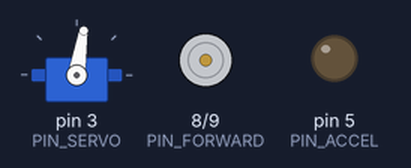
Recording of a sketch running on a simulated Arduino Leonardo, built with avr-gcc and run on an emulated ATmega32U4. Shown: servo, motor-driver pin pairs drawn as motors (green arrow = first pin HIGH = forward, orange = second pin HIGH = backward, longer = more drive), output pins drawn as LEDs (lit = HIGH).

Above: at 0.05 s.
At 5.25 s:
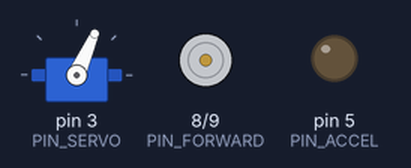
At 5.6 s:
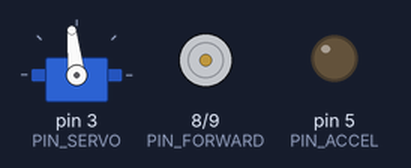
At 6.4 s:
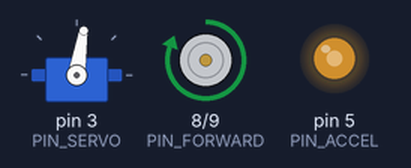
Timing chart, 0 to 8.3 s (numbered marks = the images above):
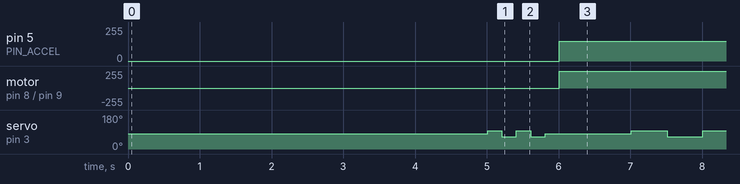

Measured:
- by itself, pin 5 (PIN_ACCEL): alternates 150/255 for 4.4 s and 0/255 for 2.0 s
- by itself, servo on pin 3 (PIN_SERVO): repeats every 6.4 s: 66° 0.20 s, 96° 0.20 s, 66° 0.20 s, 81° 1.2 s, 2 × (96° 0.50 s, 66° 0.50 s), 81° 2.4 s, 96° 0.20 s
- by itself, motor on pin 8 (PIN_FORWARD) / pin 9 (PIN_BACK): repeats every 6.4 s: backward 255/255 0.50 s, forward 255/255 0.20 s, backward 255/255 0.20 s, forward 255/255 0.50 s, stopped 2.0 s, forward 255/255 3.0 s

The sketch:

wildMini4.ino
```cpp
#include <Servo.h>

#define PIN_SERVO   3
#define PIN_ACCEL   5
#define PIN_FORWARD 8
#define PIN_BACK    9

#define SERIAL_BAUDRATE          9600
#define SERIAL_DELIMITER         0x7E
#define SERIAL_FRAMETYPE_MOTOR   0x00
#define SERIAL_NUM               3
#define SERIAL_IDX_TYPE          0
#define SERIAL_IDX_YAW           1
#define SERIAL_IDX_ACCEL         2

Servo myservo;
int defServoYaw = 81;
int defMotorAccel = 0;

#define DEMO_WAIT_TIME  5000
unsigned long recieveTime = 0;

void setup() {
  Serial.begin(SERIAL_BAUDRATE);
  while (!Serial) {
    ; // wait for serial port to connect. Needed for Leonardo only
  }

  myservo.attach( PIN_SERVO );
  myservo.write(defServoYaw);

  pinMode(PIN_FORWARD, OUTPUT);
  pinMode(PIN_BACK, OUTPUT);
  // STOP
  digitalWrite(PIN_FORWARD, LOW);
  digitalWrite(PIN_BACK, LOW);
  analogWrite(PIN_ACCEL, defMotorAccel);

  recieveTime = millis();
}

void loop() {
  if (Serial.available() > SERIAL_NUM) {
    // get current time.
    recieveTime = millis();

    // get incoming byte:
    int inByte = Serial.read();

    if(inByte == SERIAL_DELIMITER ){ // 開始デリミタ取得
      int readBuf[SERIAL_NUM] = {0x0};
      for(int i=0; i<SERIAL_NUM; i++){
        readBuf[i] = Serial.read();
      }

      if( readBuf[SERIAL_IDX_TYPE] == SERIAL_FRAMETYPE_MOTOR ){
        // FrameType is Motor-Parameter

        // Ctrl Servo-Motor
        myservo.write(readBuf[SERIAL_IDX_YAW]);

        // Ctrl DC-Motor
        if(readBuf[SERIAL_IDX_ACCEL] == 90 ){
          // STOP
          digitalWrite(PIN_FORWARD, LOW);
          digitalWrite(PIN_BACK, LOW);
          analogWrite(PIN_ACCEL, 0);

        }else if( (readBuf[SERIAL_IDX_ACCEL] > 90) && (readBuf[SERIAL_IDX_ACCEL] <= 180) ){
          // FORWARD
          digitalWrite(PIN_FORWARD, HIGH);
          digitalWrite(PIN_BACK, LOW);
          int writeValue = 255 * (readBuf[SERIAL_IDX_ACCEL] - 90) / 90;
          analogWrite(PIN_ACCEL, writeValue);

        }else if( (readBuf[SERIAL_IDX_ACCEL] < 90) && (readBuf[SERIAL_IDX_ACCEL] >= 0 ) ){
          // BACK
          digitalWrite(PIN_FORWARD, LOW);
          digitalWrite(PIN_BACK, HIGH);
          int writeValue = 255 * (90 - readBuf[SERIAL_IDX_ACCEL]) / 90;
          analogWrite(PIN_ACCEL, writeValue);
        }
      }
    }
    // delay(10);
  }else{
    unsigned long nonRecieveTime = millis();
    if( nonRecieveTime > recieveTime ){
      unsigned long timeInterval = nonRecieveTime - recieveTime;
      if(timeInterval > DEMO_WAIT_TIME){
        // QUICK-STEER
        myservo.write(defServoYaw+15);
        delay(200);
        myservo.write(defServoYaw-15);
        delay(200);
         myservo.write(defServoYaw+15);
        delay(200);
        myservo.write(defServoYaw-15);
        delay(200);
        myservo.write(defServoYaw);
        delay(200);

        // ACCEL-FORWARD
        myservo.write(defServoYaw);
        digitalWrite(PIN_FORWARD, HIGH);
        digitalWrite(PIN_BACK, LOW);
        analogWrite(PIN_ACCEL, 150);
        delay(1000);

        // TURN-RIGHT
        myservo.write(defServoYaw+15);
        delay(500);

        // TURN-LEFT
        myservo.write(defServoYaw-15);
        delay(500);

        // TURN-RIGHT
        myservo.write(defServoYaw+15);
        delay(500);

        // TURN-LEFT
        myservo.write(defServoYaw-15);
        delay(500);

        // ACCEL-BACK
        myservo.write(defServoYaw);
        digitalWrite(PIN_FORWARD, LOW);
        digitalWrite(PIN_BACK, HIGH);
        analogWrite(PIN_ACCEL, 150);
        delay(500);

        // ACCEL-FORWARD
        myservo.write(defServoYaw);
        digitalWrite(PIN_FORWARD, HIGH);
        digitalWrite(PIN_BACK, LOW);
        analogWrite(PIN_ACCEL, 150);
        delay(200);

        // ACCEL-BACK
        myservo.write(defServoYaw);
        digitalWrite(PIN_FORWARD, LOW);
        digitalWrite(PIN_BACK, HIGH);
        analogWrite(PIN_ACCEL, 150);
        delay(200);

        // ACCEL-FORWARD
        myservo.write(defServoYaw);
        digitalWrite(PIN_FORWARD, HIGH);
        digitalWrite(PIN_BACK, LOW);
        analogWrite(PIN_ACCEL, 150);
        delay(500);

        // STOP
        myservo.write(defServoYaw);
        digitalWrite(PIN_FORWARD, LOW);
        digitalWrite(PIN_BACK, LOW);
        analogWrite(PIN_ACCEL, 0);
        delay(1000);
      }
    }
  }
}
```
